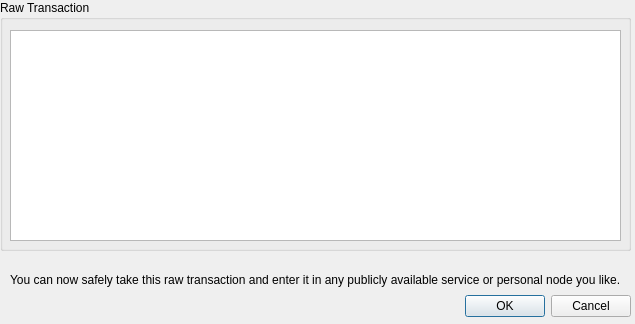
<?xml version="1.0" encoding="UTF-8"?>
<ui version="4.0">
 <class>transactionDialog</class>
 <widget class="QDialog" name="transactionDialog">
  <property name="geometry">
   <rect>
    <x>0</x>
    <y>0</y>
    <width>635</width>
    <height>324</height>
   </rect>
  </property>
  <property name="windowTitle">
   <string>Signed Raw Transaction</string>
  </property>
  <property name="windowIcon">
   <iconset>
    <normalon>:/assets/images/icon.svg</normalon>
   </iconset>
  </property>
  <widget class="QDialogButtonBox" name="buttonBox">
   <property name="geometry">
    <rect>
     <x>290</x>
     <y>290</y>
     <width>341</width>
     <height>32</height>
    </rect>
   </property>
   <property name="orientation">
    <enum>Qt::Horizontal</enum>
   </property>
   <property name="standardButtons">
    <set>QDialogButtonBox::Cancel|QDialogButtonBox::Ok</set>
   </property>
  </widget>
  <widget class="QGroupBox" name="groupBox">
   <property name="geometry">
    <rect>
     <x>0</x>
     <y>0</y>
     <width>631</width>
     <height>251</height>
    </rect>
   </property>
   <property name="title">
    <string>Raw Transaction</string>
   </property>
   <widget class="QTextBrowser" name="rawTransaction">
    <property name="geometry">
     <rect>
      <x>10</x>
      <y>30</y>
      <width>611</width>
      <height>211</height>
     </rect>
    </property>
   </widget>
  </widget>
  <widget class="QLabel" name="label">
   <property name="geometry">
    <rect>
     <x>10</x>
     <y>260</y>
     <width>611</width>
     <height>41</height>
    </rect>
   </property>
   <property name="text">
    <string>You can now safely take this raw transaction and enter it in any publicly available service or personal node you like. </string>
   </property>
   <property name="wordWrap">
    <bool>true</bool>
   </property>
   <property name="textInteractionFlags">
    <set>Qt::LinksAccessibleByMouse|Qt::TextSelectableByMouse</set>
   </property>
  </widget>
 </widget>
 <resources>
  <include location="assets/assets.qrc"/>
 </resources>
 <connections>
  <connection>
   <sender>buttonBox</sender>
   <signal>accepted()</signal>
   <receiver>transactionDialog</receiver>
   <slot>accept()</slot>
   <hints>
    <hint type="sourcelabel">
     <x>248</x>
     <y>254</y>
    </hint>
    <hint type="destinationlabel">
     <x>157</x>
     <y>274</y>
    </hint>
   </hints>
  </connection>
  <connection>
   <sender>buttonBox</sender>
   <signal>rejected()</signal>
   <receiver>transactionDialog</receiver>
   <slot>reject()</slot>
   <hints>
    <hint type="sourcelabel">
     <x>316</x>
     <y>260</y>
    </hint>
    <hint type="destinationlabel">
     <x>286</x>
     <y>274</y>
    </hint>
   </hints>
  </connection>
 </connections>
</ui>
